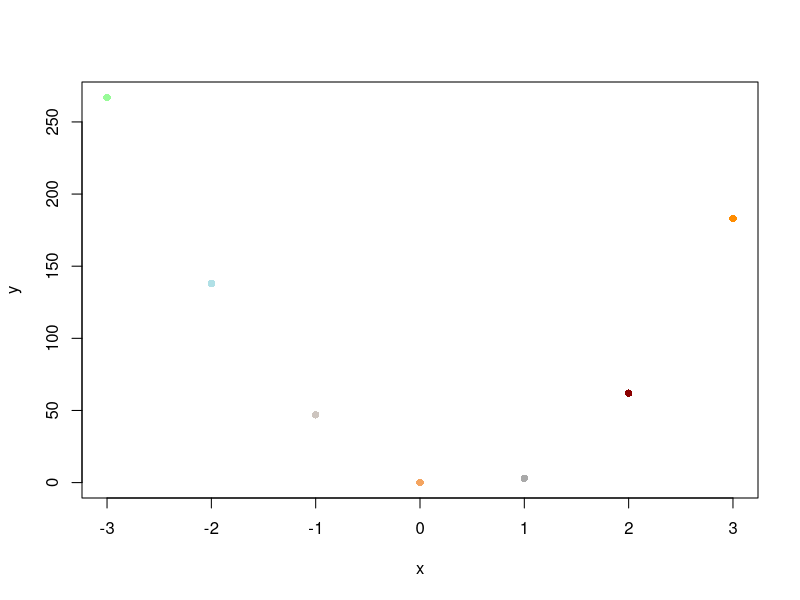

Write the R code that produced this figure.
X11()

x <- -3:3
y <- x^3 + 25*x^2-23*x

plot(x,y,
  pch=16,
  col=c('palegreen', 'powderblue', 'seashell3', 'sandybrown', 'darkgrey', 'darkred', 'darkorange')
)

z <- locator(1)
